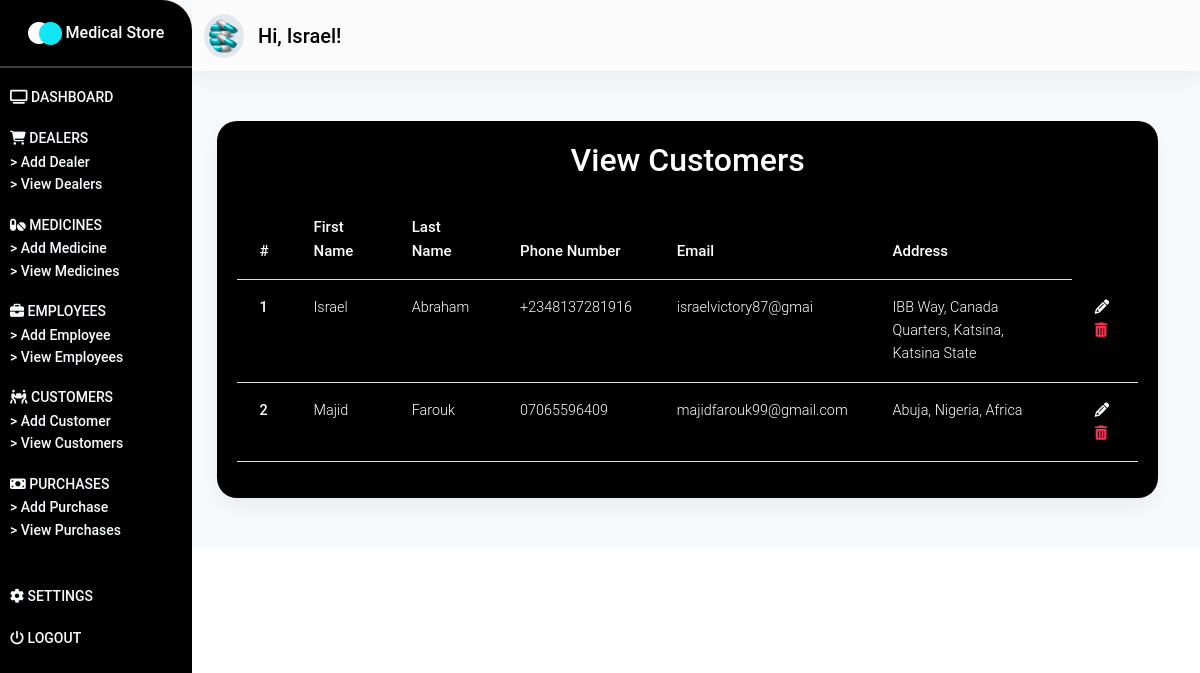
The page /customers/ (signed in) on the database as committed earlier.
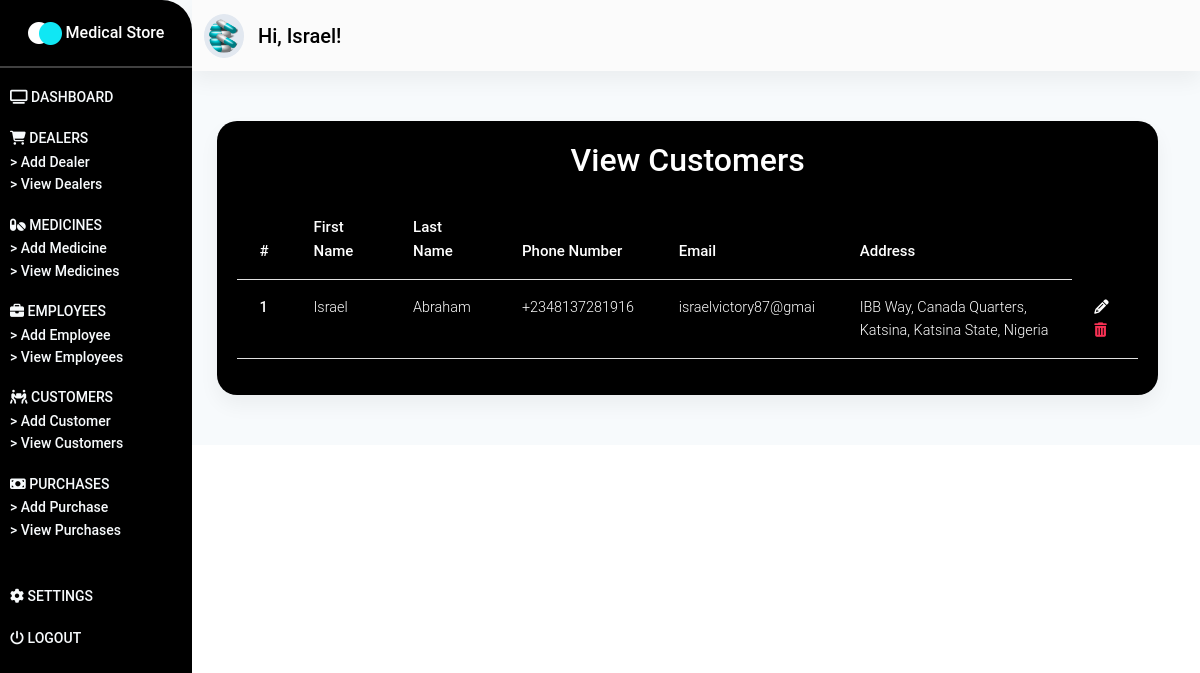
The same page on the database as committed later.
### store/models.py (models this page shows, shortened)
class Customer(models.Model):
    fname = models.CharField(max_length=100)
    lname = models.CharField(max_length=100)
    address = models.TextField()
    phone_number = models.CharField(max_length=15)
    email = models.CharField(max_length=50)
    def get_update_url(self):
        return reverse("store:update-customer", kwargs={"pk": self.pk})
    def get_delete_url(self):
        return reverse("store:delete-customer", kwargs={"pk": self.pk})

### store/views.py (the view)
# urls.py: path('customers/', customers_page, name="view-customers"),
@login_required(login_url="/login/")
def customers_page(request):
    customers = Customer.objects.all()
    context = {
        "customers": customers
    }
    return render(request, "store/view-customers.html", context)

### store/templates/store/view-customers.html (shortened to what this page needs)
{% extends 'store/base.html' %}
{% load static %}
{% block content %}
<section id="dashboard_section" class="dashboard_section">
        {% include "store/_dashboard-bar.html" %}
        <div class="container-fluid">
            <div class="add_dealer">
                <div class="medicine__card card">
                    <p class="h2">
                        View Customers
                    </p>
                    <div class="dealers__table table-responsive">
                        <table class="table">
                            <thead>
                                <tr>
                                    <th scope="col">#</th>
                                    <th scope="col">First Name</th>
                                    <th scope="col">Last Name</th>
                                    <th scope="col">Phone Number</th>
                                    <th scope="col">Email</th>
                                    <th scope="col">Address</th>
                                </tr>
                            </thead>
                            <tbody>
                            {% for customer in customers %}
                                <tr>
                                    <th scope="row">{{ customer.id }}</th>
                                    <td>{{ customer.fname }}</td>
                                    <td>{{ customer.lname }}</td>
                                    <td>{{ customer.phone_number }}</td>
                                    <td>{{ customer.email }}</td>
                                    <td>{{ customer.address }}</td>
                                    <td>
                                        <a href="{{ customer.get_update_url }}" class="text-white">
                                            <i class="fa fa-pencil" aria-hidden="true"></i>
                                        </a>
                                        <a href="{{ customer.get_delete_url }}" class="text-danger">
                                            <i class="fa fa-trash" aria-hidden="true"></i>
                                        </a>
                                    </td>
                                </tr>
                            {% endfor %}
                            </tbody>
                        </table>
                    </div>
                </div>
            </div>
        </div>
    </section>
{% endblock content %}

Rows that differ between the two databases and show on the page:
removed Customer: id "2", fname "Majid", lname "Farouk", phone_number "07065596409", email "majidfarouk99@gmail.com", address "Abuja, Nigeria, Africa"
changed Customer "Israel": address "IBB Way, Canada Quarters, Katsina, Katsina State" → "IBB Way, Canada Quarters, Katsina, Katsina State, Nigeria"
